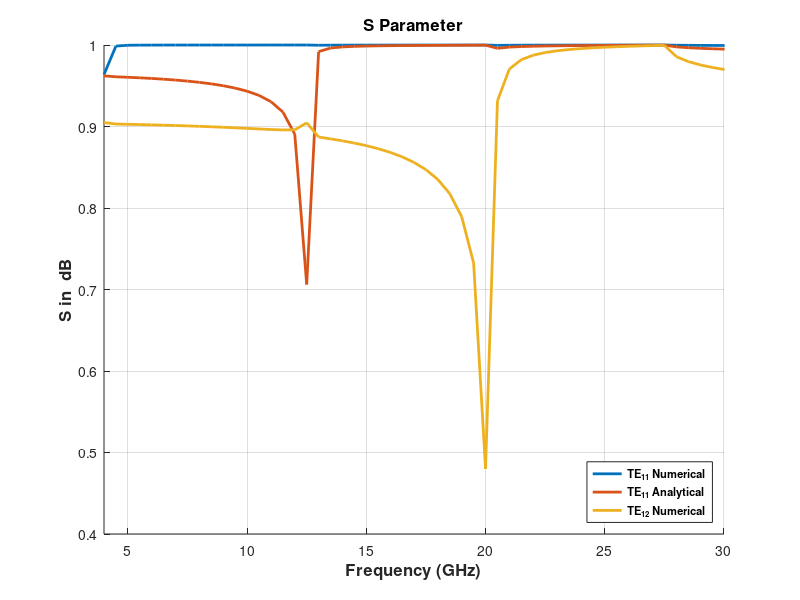

This chart was generated by the following MATLAB code:
%close all;
c_ = load('TE_TE_Srp.mat');
c_a = load('TE_TE_Spp_analytical_2.mat');
%c_a = load('TE_TE_S11_p_n.mat');
GSM_ = c_.Srp;
GSM_a = c_a.Spp;

% F = 1e9:1e9:100e9;
F_ = 4e9:0.5e9:30e9;
F = 4e9:0.5e9:40e9;

% F = 21e9:0.5e9:40e9;

figure
for i = 1:3


hold on;
% plot(F * 1e-9, db(abs(GSM_(:, i, i)))/2, '*', 'LineWidth', 1); grid on;
hold on;
% plot(F * 1e-9, db((GSM_a(:, i, i))/max(GSM_a(:, i, i)))/2, 'LineWidth', 2); grid on;

plot(F * 1e-9, (real(GSM_a(:, i, i))), 'LineWidth', 2); grid on;

xlabel('Frequency (GHz)', 'FontSize', 12, 'FontWeight', 'bold');
ylabel('S in  dB', 'FontSize', 12, 'FontWeight', 'bold');
title(['S Parameter'], 'FontSize', 12, 'FontWeight', 'bold');



end


legend({'TE_{11} Numerical', 'TE_{11} Analytical', 'TE_{12} Numerical', 'TE_{12} Analytical', ...
    'TE_{13} Numerical', 'TE_{13} Analytical',}, 'FontSize', 8, 'FontWeight', 'bold', 'location', 'southeast');
xlim([4 30]);

%% Save 

% print('S_rp_TE', '-depsc');